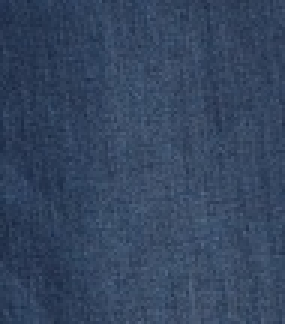
#> input picture lab09 (Texture)/imgs_patches/jeans1.jpg, 95 x 108 px, shrunk from 410 x 467 before the run (shown 3 times larger)
$ jupyter execute --allow-errors lab-9.ipynb   (older library calls are emulated)
#> lines starting #> are read from the running program, lines starting #| are printed output that depends on the picture
# Lab - Texture Analysis

## Part A

### Objective

The goal of this part is to segment the following photo into 3 segments:
1. a segment for clothes with a jeans texture
2. a segment for clothes with a cotton texture
3. a segment for the background

</img>

[cell 1]
# All the imports you will need in the whole lab
from skimage.feature import graycomatrix, graycoprops
from skimage import io
from skimage.color import rgb2gray
import matplotlib.pyplot as plt
import os
import numpy as np

## Section 1

In this section, you will extract features from image samples of the jeans and cotton texture using GLCM, then we will plot our feature space to see if our features are able to differentiate between the textures of jeans, cotton, and background.

### TODO Implement get_glcm_features

You will need the following two functions:

greycomatrix, doc link -> https://scikit-image.org/docs/dev/api/skimage.feature.html#greycomatrix <br>
greycoprops, doc link -> https://scikit-image.org/docs/dev/api/skimage.feature.html#skimage.feature.greycoprops

[cell 2]
def get_glcm_features(gray_scale_img):
    """
    Given a grayscale image with graylevels from 0 - 255, this function returns the contrast
    and the homogeneity features of the image with the help of GLCM
    """
    # Tip: Make sure you understand the input-output of everything you write,
    # not doing that results in bugs that make you believe the lab is long
    glcm = graycomatrix(gray_scale_img, [1], [0, np.pi/2, np.pi, 3*np.pi/2])
    homogeneity = graycoprops(glcm, 'homogeneity')
    contrast = graycoprops(glcm, 'contrast')
    return contrast, homogeneity

gray_scale_image = (rgb2gray(io.imread('imgs_patches/jeans1.jpg')) * 255).astype(np.uint8)
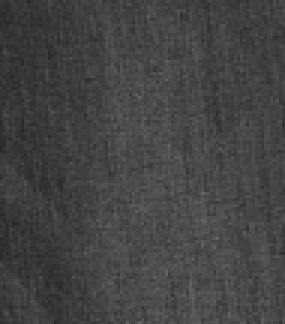
#> gray_scale_image: shape (108, 95) (shown 3 times larger); min 38, max 103, mean 67.3
contrast,homogeneity = get_glcm_features(gray_scale_image)
#> in get_glcm_features, `homogeneity = graycoprops(glcm, 'homogeneity')`: homogeneity = [[0.136, 0.151, 0.136, 0.151]]
#> in get_glcm_features, `contrast = graycoprops(glcm, 'contrast')`: contrast = [[72.61, 58.92, 72.61, 58.92]]
#> contrast = [[72.61, 58.92, 72.61, 58.92]]; homogeneity = [[0.136, 0.151, 0.136, 0.151]]

The following part will extract the contrast and homogeneity of samples of jeans and cotton in the folder "imgs_patches" using your function. So, for each sample image, we will have a point in a 2D feature space. Then, it will plot this feature space.

[cell 3]
# You don't need to understand how this function works
def get_fname_images_tuple(directory):
#> called with directory = 'imgs_patches'
    fnames = os.listdir(directory)
    to_return = []
    for fn in fnames:
        if fn[-3:] == 'jpg':
            path = os.path.join(directory, fn)
            gray_scale_image = (rgb2gray(io.imread(path)) * 255).astype(np.uint8)
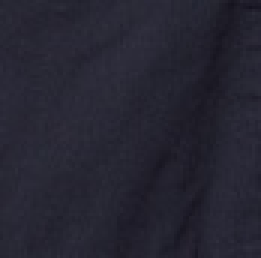
#> input picture lab09 (Texture)/imgs_patches/cotton1.jpg, 87 x 86 px, shrunk from 374 x 371 before the run (shown 3 times larger)
#> gray_scale_image: shape (86, 87); min 19, max 49, mean 37.7
#> pass 3 of the loop in get_fname_images_tuple, `for fn in fnames:`:
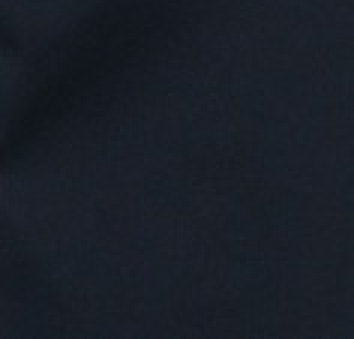
#> input picture lab09 (Texture)/imgs_patches/cotton3.jpg, 118 x 113 px, shrunk from 508 x 489 before the run (shown 3 times larger)
#> in get_fname_images_tuple, `gray_scale_image = (rgb2gray(io.imread(path)) * 255).astype(np.uint8)`:
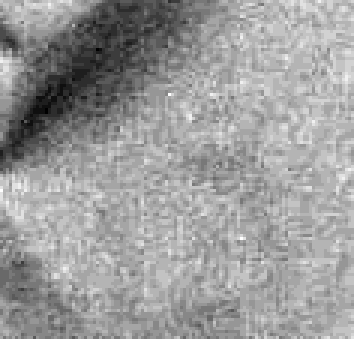
#> gray_scale_image: shape (113, 118) (shown 3 times larger); min 19, max 36, mean 29.4; drawn with min black and max white
#> the loop made 4 passes; the first 3 are shown
            to_return.append((fn, gray_scale_image))
        else:
            print('This file has been skipped', fn)
    return to_return

# You don't need to understand how this function works
def plot_2d_features_with_names(names_fts_list, xlabel, ylabel):
    x = [np.average(names_fts[1][0][0]) for names_fts in names_fts_list]
    y = [np.average(names_fts[1][1][0]) for names_fts in names_fts_list]
    txts = [names_fts[0] for names_fts in names_fts_list]

    fig, ax = plt.subplots()
    ax.scatter(x, y)

    for i, txt in enumerate(txts):
        ax.annotate(txt, (x[i], y[i]))
    ax.grid()
    ax.set_xlabel(xlabel)
    ax.set_ylabel(ylabel)
    fig = plt.gcf()
    fig.set_size_inches(13, 8)


fn_img_list = get_fname_images_tuple(r'imgs_patches')

fn_ft_list = []
for fn, img in fn_img_list:
    fn_ft_list.append((fn, get_glcm_features(img)))

plot_2d_features_with_names(fn_ft_list, 'contrast', 'homogeneity')
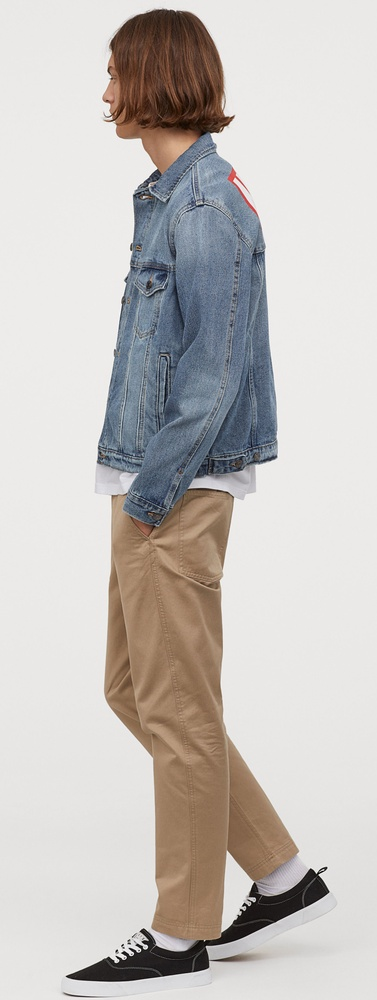
#> input picture lab09 (Texture)/test.jpg, 377 x 1000 px, shrunk from 1629 x 4319 before the run
#> further down, image is the input picture: shape (1000, 377, 3); mean R, G, B 197.1, 192.8, 189.7

## Section 2

You should have noticed that the previous section showed us that we can differentiate between jeans, cotton, & background patches using contrast and homogeneity. So, in this section, we will classify an unknown patch into one of those categories using a simple rule-based classifier. This will make us able to segment an image.

[cell 4]
# TODO implement this function

def classify_patch(contrast, homogeneity):
    """
    Given the contrast and homogeneity values of a certain image patch, this function
    will return the class of the patch, i.e either 'jeans', 'cotton', or 'background'
    """
    # Hint: We can decide whether the patch is background or not by simply checking 'if' the homogeneity is greater than a certain float value
    if np.average(homogeneity) > 0.7:
        return 'background'
    elif np.average(homogeneity) > 0.2 and np.average(contrast) < 100:
        return 'cotton'
    return 'jeans'

### TODO Complete todos in segment_img

This function is given an RGB image, and returns the segmented image coloring jeans patches in green, cotton patches in red, and the background in blue. Your final output should look like the following image:

</img>

[cell 5]
def segment_img(image):
    img = image.copy()
    patch_height = patch_width = 50

    # TODO complete the following skeleton

    # loop on the image patch by patch
    for i in range(0, img.shape[0] // patch_height):
        for j in range(0, img.shape[1] // patch_width):
            rStart = i*patch_height
            cStart = j*patch_width

            patch = img[rStart:rStart+patch_height, cStart:cStart+patch_width]

            patch_grayscale = (rgb2gray(patch) * 255).astype(np.uint8)

            contrast, homogeneity = get_glcm_features(patch_grayscale)
            classification = classify_patch(contrast, homogeneity)

            if classification == 'cotton':
                patch[:,:, 0] = 255
            elif classification == 'jeans':
                patch[:,:, 1] = 255
            else:
                patch[:,:,2] = 255
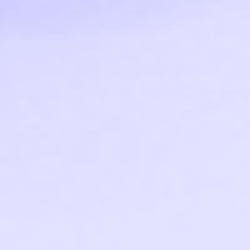
#> patch: shape (50, 50, 3) (shown 5 times larger); mean R, G, B 223.4, 222.4, 255
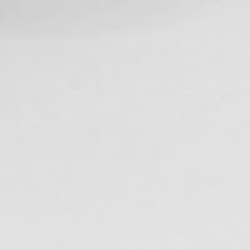
#> patch_grayscale: shape (50, 50) (shown 5 times larger); min 205, max 227, mean 222.4

    return img

[cell 6]
# Testing your work
image = io.imread('test.jpg')
originaImage = image.copy()
segmented_image = segment_img(image)
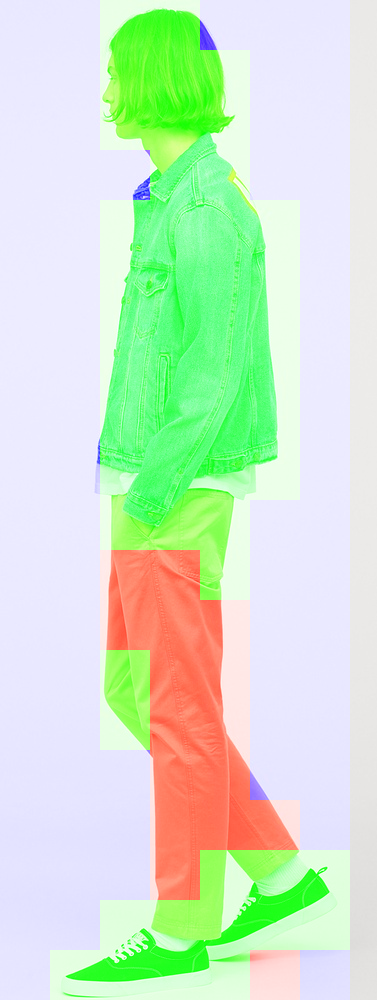
#> segmented_image: shape (1000, 377, 3); mean R, G, B 206, 230.8, 201.7
#> (the rest of this cell did not finish here and is left out)

## Part B

You are required to implement your own function that computes the LBP histogram of a grayscale image (return to lecture slides for reference attached in this lab folder).

#### Note: you are allowed to ignore image border pixels.

[cell 7]
def get_lbp_hist(grayscale_img):

    LBP_img = np.zeros((grayscale_img.shape[0]-2, grayscale_img.shape[1]-2))
    for i in range(1, grayscale_img.shape[0]-1):
        for j in range(1, grayscale_img.shape[1]-1):
            pixel = grayscale_img[i,j]
            LBP_img[i-1,j-1] = (2**7)*int(grayscale_img[i-1,j-1] > pixel) + (2**6)*int(grayscale_img[i-1,j] > pixel) + (2**5)*int(grayscale_img[i-1,j+1] > pixel) + (2**4)*int(grayscale_img[i,j+1] > pixel) + (2**3)*int(grayscale_img[i+1,j+1] > pixel) + (2**2)*int(grayscale_img[i+1,j] > pixel) + (2**1)*int(grayscale_img[i+1,j-1] > pixel) + (2**0)*int(grayscale_img[i,j-1] > pixel)
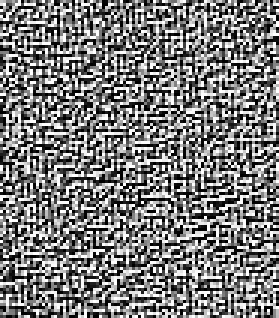
#> LBP_img: shape (106, 93) float64 (shown 3 times larger); min 0, max 255, mean 123

    hist,bins = np.histogram(LBP_img, bins=256)
#> hist = 256 values, max 1137 at index 0, min 2 at index 117, mean 38.51; bins = 257 values from 0 to 255
    return hist

[cell 8]
# Testing your work, we will compare your histogram with that of ours
# There should be a noticable difference between the histograms of jeans and cotton
img = rgb2gray(io.imread(r'imgs_patches/jeans1.jpg'))
hist = get_lbp_hist(img)
plt.hist(hist, bins=range((2 ** 8)))
'ignore function output'
#> figure, not shown here; tallest bar 14 high, from x = 10 to 11

[cell 9]
# Testing your work, we will compare your histogram with that of ours
# There should be a noticable difference between the histograms of jeans and cotton
img = rgb2gray(io.imread(r'imgs_patches/cotton1.jpg'))
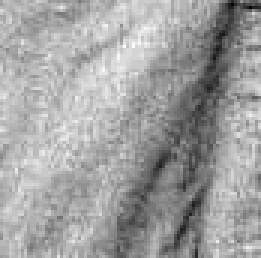
#> img: shape (86, 87) float64 (shown 3 times larger); min 0.0759, max 0.193, mean 0.15; drawn with min black and max white
hist = get_lbp_hist(img)
#> after the loop in get_lbp_hist (call 2), `for i in range(1, grayscale_img.shape[0]-1):`:
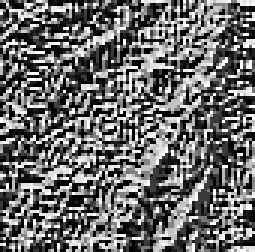
#> LBP_img: shape (84, 85) float64 (shown 3 times larger); min 0, max 255, mean 106.9
#> in get_lbp_hist (call 2), `hist,bins = np.histogram(LBP_img, bins=256)`: hist = 256 values, max 895 at index 0, min 0 at index 21, mean 27.89
plt.hist(hist, bins=range((2 ** 8)))
'ignore function output'
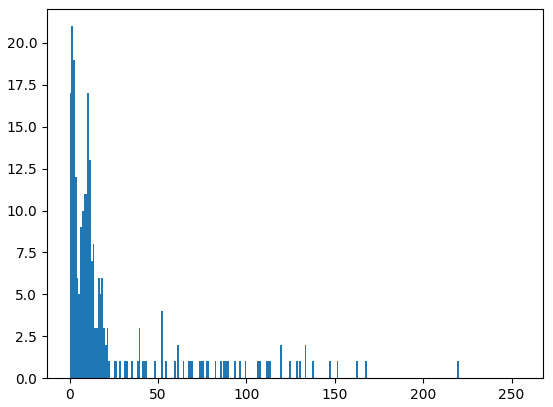
#> figure drawn by matplotlib, 1 panel; tallest bar 21 high, from x = 1 to 2
